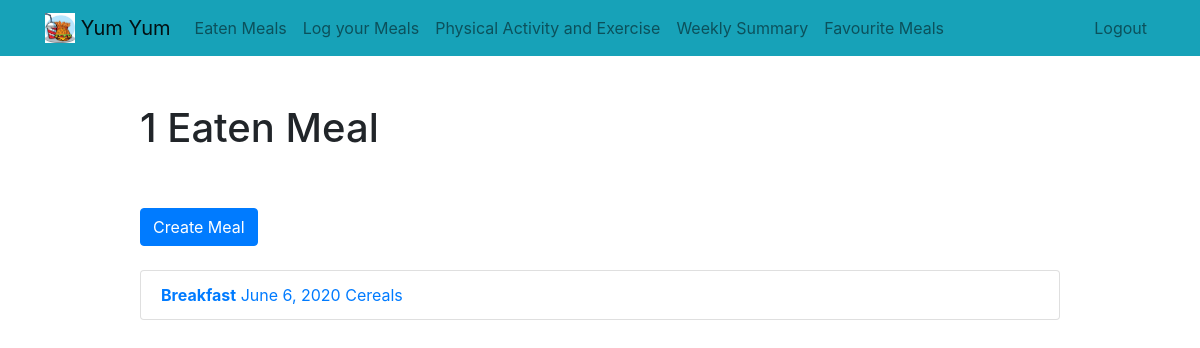
The page /current/ (signed in) on the database its author committed.
### fooddiary/models.py (models this page shows, shortened)
class Meal(models.Model):
    nameOfMeal = models.CharField(max_length=50)
    descriptionOfMeal = models.TextField(max_length=500, blank=True)
    date = models.DateField(auto_now_add=False ,auto_now=False, null=True, blank=True)
    favourite = models.BooleanField(default=False)
    image = models.ImageField(null = True, blank=True )
    user = models.ForeignKey(User, on_delete=models.CASCADE)

### fooddiary/views.py (the view)
# urls.py: path('current/', views.currentmeal, name='currentmeal'),
@login_required
def currentmeal (request):
    meal = Meal.objects.filter(user = request.user).order_by('-date')
    return render(request, 'fooddiary/currenttodos.html', {'meals':meal} )

### fooddiary/templates/fooddiary/currenttodos.html
{% extends "fooddiary/base.html" %}
{% block content %}
    <div class="row justify-content-center mt-5">
        <div class="col-md-10">
            {% if meals %}
                 <h1>{{ meals.count }} Eaten Meal{{ meals.count|pluralize }}</h1>
            {% else %}
                           <h1>Eaten Meals</h1>
            {% endif %}
        </div>
    </div>
    <div class="row justify-content-center mt-5">
        <div class="col-md-10">
        {% if meals %}
            <a role="button" class="btn btn-primary" href="{% url 'createmeal' %}">Create Meal</a>
            <br>
            <br>
            <div class="list-group">
                {% for meal in meals %}
                    <a href="{% url 'viewmeal' meal.id %}" class="list-group-item {% if meal.favourite %} list-group-item-danger {% endif %}"><b>{{ meal.nameOfMeal }}</b>   {{ meal.date }}{% if meal.descriptionOfMeal %}   {{ meal.descriptionOfMeal|truncatechars:20 }} {% endif %}</a>
                {% endfor %}
            </div>
            <br>
        {% else %}
            <div class="text-center">
                <h2>Looks like you don't have any meals.</h2>
            <br>
            <a role="button" class="btn btn-primary" href="{% url 'createmeal' %}">Create Meal</a>
            </div>
        {% endif %}
        </div>
    </div>
{% endblock %}

### rows shown on the page
Meal: nameOfMeal "Breakfast", date "June 6, 2020", descriptionOfMeal "Cereals"

### other values the page prints
{{ meals.count }} "1"
